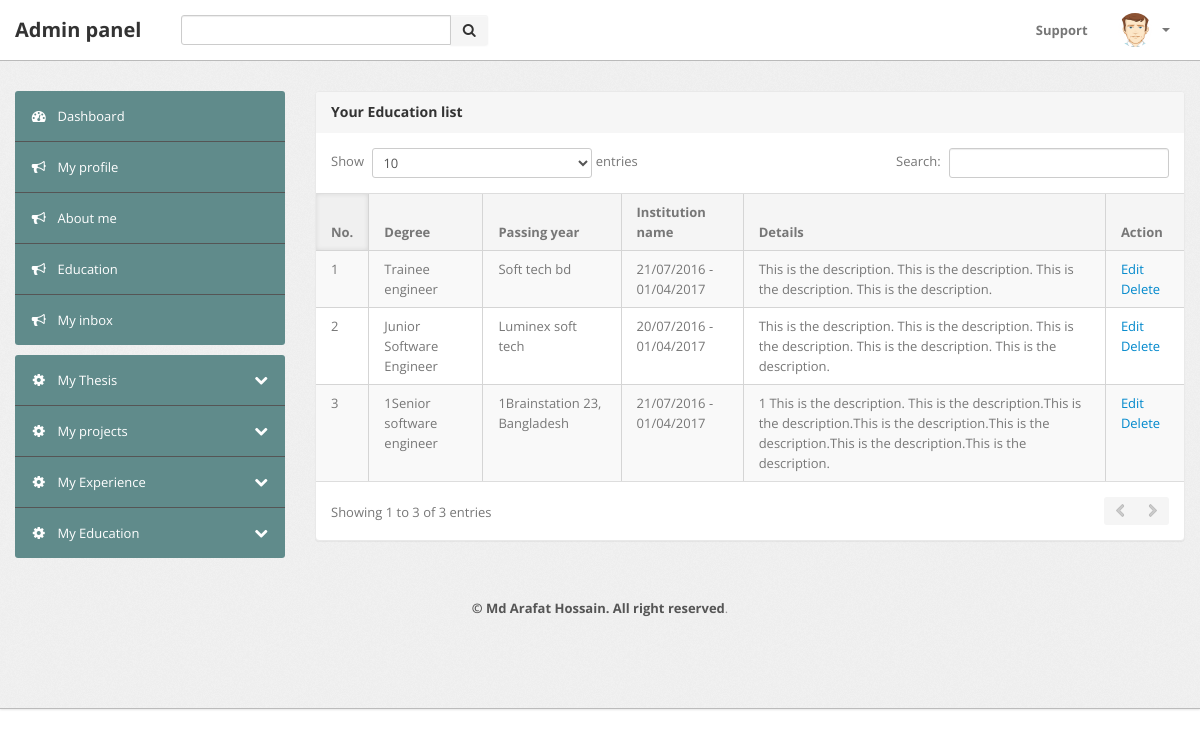
Page /website/admin/listexperience.php (signed in) on the committed database.
### tables this page shows
CREATE TABLE `experience` (
  `id` int(11) NOT NULL,
  `position` varchar(255) NOT NULL,
  `institution` varchar(255) NOT NULL,
  `from_to` varchar(255) NOT NULL,
  `description` text NOT NULL
);

### website/admin/lib/Database.php (called while the page is built, shortened)
<?php
Class Database{
	public $host   = DB_HOST;
	public $user   = DB_USER;
	public $pass   = DB_PASS;
	public $dbname = DB_NAME;
	public $link;
	private function connectDB(){
	$this->link = new mysqli($this->host, $this->user, $this->pass, $this->dbname);
 }
	public function select($query){
		$result = $this->link->query($query) or die($this->link->error.__LINE__);
		if($result->num_rows > 0){
			return $result;
		} else {
			return false;
		}
	}
}

### website/admin/listexperience.php (the view, shortened to what this page needs)
<?php include 'inc/header.php'; ?>
<?php include 'inc/sidebar.php'; ?>
				<div class="span9">
					<div class="content">
						<div class="module">
							<div class="module-head">
								<h3>Your Education list</h3>
							</div>
							<div class="module-body table">
								<table cellpadding="0" cellspacing="0" border="0" class="datatable-1 table table-bordered table-striped	 display" width="100%">
									<thead>
										<tr>
											<th>No.</th>
											<th>Degree</th>
											<th>Passing year</th>
											<th>Institution name</th>
											<th>Details</th>
											<th>Action</th>
										</tr>
									</thead>
									<tbody>
							<?php
								$query = "SELECT * FROM experience ORDER BY id DESC";
								$result = $db->select($query);
								if($result){
									$i=1;
									while($data = $result->fetch_assoc()){
							?>
								<tr class="odd gradeX">
									<td><?php echo $i; ?></td>
									<td><?php echo $data['position']; ?></td>
									<td><?php echo $data['institution']; ?></td>
									<td><?php echo $data['from_to']; ?></td>
									<td><?php echo $data['description']; ?></td>
									<td>
										<a href="editexperience.php?editId=<?php echo $data['id']; ?>">Edit</a>
										<a onclick="return confirm('Are you sure to delete?');"  href="deleteexperience.php?deleteId=<?php echo $data['id']; ?>">Delete</a>
					 				</td>
								</tr>
							<?php
								$i++;
								} }
							?>
									</tbody>
								</table>
							</div>
						</div>
<?php include 'inc/footer.php'; ?>

### website/admin/css/theme.css (style rules this page uses)
body { font-size: 13px; font-family: 'Open Sans', Arial, sans-serif; background: #fff; color: #777 }
h1, h2, h3, h4, h5, h6 { color: #333; margin-top: 0 }
h3 { font-size: 20px }
.module { background: #fff; -webkit-border-radius: 3px; -moz-border-radius: 3px; border-radius: 3px; border: 1px solid #ccc; border-bottom-color: #bbb; -webkit-box-shadow: 0 0 1px rgba(0,0,0,0.2); -moz-box-shadow: 0 0 1px rgba(0,0,0,0.2); box-shadow: 0 0 1px rgba(0,0,0,0.2); margin-bottom: 30px }
.table { margin-bottom: 0 }
.table th, .table td { border-color: #d5d5d5!important }
.table-bordered thead:first-child tr:first-child>th:first-child, .table-bordered tbody:first-child tr:first-child>td:first-child { -webkit-border-top-left-radius: 2px; -moz-border-radius-topleft: 2px; border-top-left-radius: 2px }
.table-bordered thead:first-child tr:first-child>th:last-child, .table-bordered tbody:first-child tr:first-child>td:last-child { -webkit-border-top-right-radius: 2px; -moz-border-radius-topright: 2px; border-top-right-radius: 2px }
.table-bordered thead:last-child tr:last-child>th:first-child, .table-bordered tbody:last-child tr:last-child>td:first-child, .table-bordered tfoot:last-child tr:last-child>td:first-child { -webkit-border-bottom-left-radius: 2px; -moz-border-radius-bottomleft: 2px; border-bottom-left-radius: 2px }
.table-bordered thead:last-child tr:last-child>th:last-child, .table-bordered tbody:last-child tr:last-child>td:last-child, .table-bordered tfoot:last-child tr:last-child>td:last-child { -webkit-border-bottom-right-radius: 2px; -moz-border-radius-bottomright: 2px; border-bottom-right-radius: 2px }
.module { box-shadow: 0 0 3px rgba(0,0,0,.1); border-color: #e9e9e9; margin-bottom: 20px; background-color: #fff; border-radius: 4px; -webkit-box-shadow: 0 1px 1px rgba(0,0,0,.05); box-shadow: 0 1px 1px rgba(0,0,0,.05); }
.module-head { color: #767676; background-color: #f6f6f6; border-color: #e9e9e9; padding: 10px 15px; border-bottom: 1px solid transparent; border-top-right-radius: 3px; border-top-left-radius: 3px; }
.module-head h3 { font-size: 14px; line-height: 20px; height: 20px; margin: 0 }
.module-body { padding: 15px }
.module-body.table { padding: 15px 0 }
.module-body.table .table th, .module-body.table .table td { padding-left: 15px; padding-right: 15px }
.dataTables_wrapper table th { background: #f5f5f5; cursor: pointer }
.dataTables_wrapper table th.sorting_asc, .dataTables_wrapper table th.sorting_desc { background: #f0f0f0; -webkit-box-shadow: 0 0 5px rgba(0,0,0,0.1) inset; -moz-box-shadow: 0 0 5px rgba(0,0,0,0.1) inset; box-shadow: 0 0 5px rgba(0,0,0,0.1) inset }
.dataTables_wrapper .table-bordered { -webkit-border-radius: 0; -moz-border-radius: 0; border-radius: 0; border-left: 0; border-right: 0 }
.dataTables_wrapper .table-bordered thead tr>th:first-child, .dataTables_wrapper .table-bordered tbody tr>td:first-child, .dataTables_wrapper .table-bordered tfoot tr>td:first-child, .dataTables_wrapper .table-bordered tfoot tr>th:first-child { border-left: 0 }
.dataTables_wrapper .table-bordered thead:first-child tr:first-child>th:first-child, .dataTables_wrapper .table-bordered tbody:first-child tr:first-child>td:first-child { -webkit-border-top-left-radius: 0; -moz-border-radius-topleft: 0; border-top-left-radius: 0 }
.dataTables_wrapper .table-bordered thead:first-child tr:first-child>th:last-child, .dataTables_wrapper .table-bordered tbody:first-child tr:first-child>td:last-child { -webkit-border-top-right-radius: 0; -moz-border-radius-topright: 0; border-top-right-radius: 0 }
.dataTables_wrapper .table-bordered thead:last-child tr:last-child>th:first-child, .dataTables_wrapper .table-bordered tbody:last-child tr:last-child>td:first-child, .dataTables_wrapper .table-bordered tfoot:last-child tr:last-child>td:first-child { -webkit-border-bottom-left-radius: 0; -moz-border-radius-bottomleft: 0; border-bottom-left-radius: 0 }
.dataTables_wrapper .table-bordered thead:last-child tr:last-child>th:last-child, .dataTables_wrapper .table-bordered tbody:last-child tr:last-child>td:last-child, .dataTables_wrapper .table-bordered tfoot:last-child tr:last-child>td:last-child { -webkit-border-bottom-right-radius: 0; -moz-border-radius-bottomright: 0; border-bottom-right-radius: 0 }

### rows in the picture
experience: position "Trainee engineer", institution "Soft tech bd", from_to "21/07/2016 - 01/04/2017", description "This is the description. This is the description. This is the description. This is the description."
experience: position "Junior Software Engineer", institution "Luminex soft tech", from_to "20/07/2016 - 01/04/2017", description "This is the description. This is the description. This is the description. This is the description. This is the description."
experience: position "1Senior software engineer", institution "1Brainstation 23, Bangladesh", from_to "21/07/2016 - 01/04/2017", description "1 This is the description. This is the description.This is the description.This is the description.This is the description.This is the description.This is the description."
